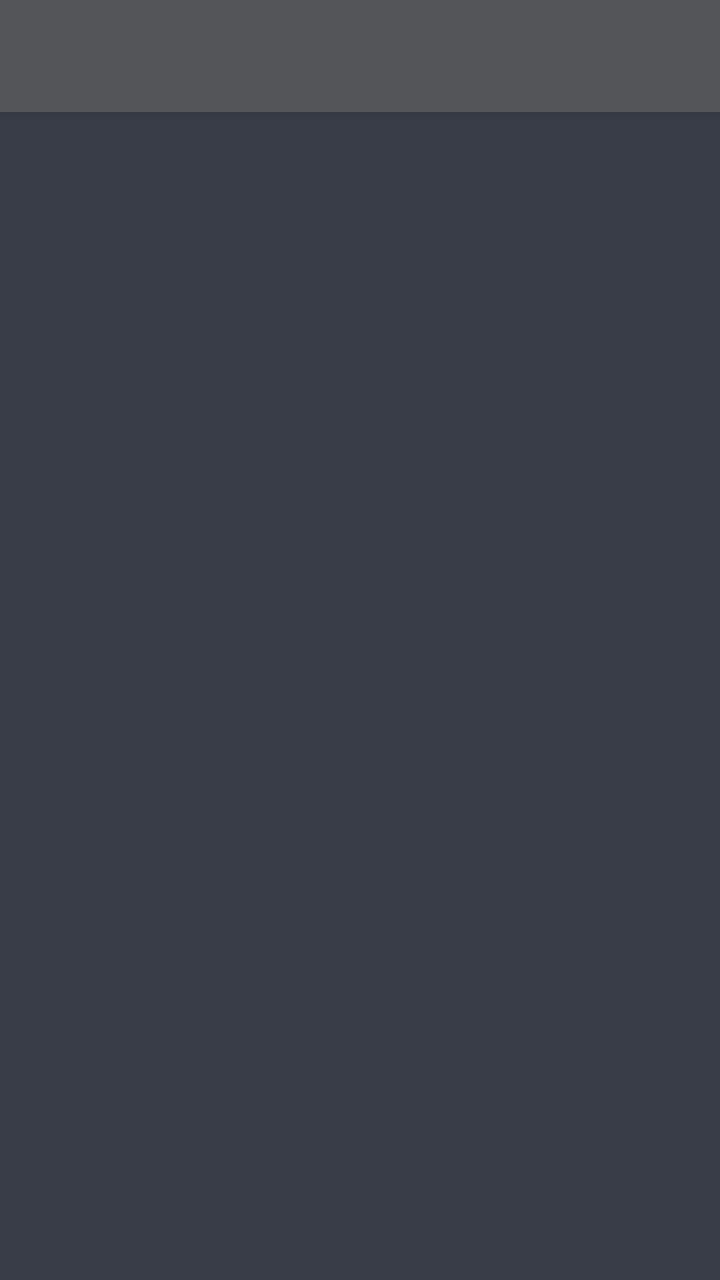
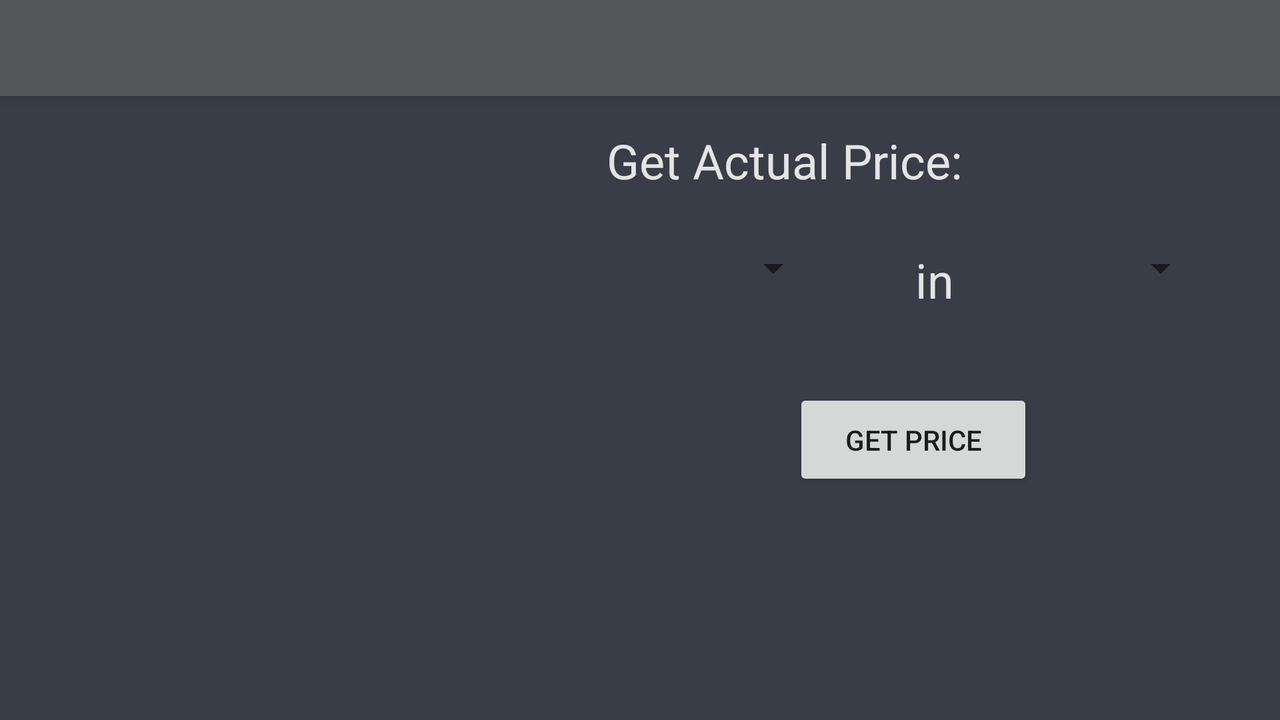

An Android layout and its configuration variant, each rendered on a device that would load it. The default file and the variant file are quoted in full after the pictures.
<!-- AndroidManifest.xml: application theme AppTheme -->
<!-- res/layout/activity_main.xml -->
<?xml version="1.0" encoding="utf-8"?>
<FrameLayout xmlns:android="http://schemas.android.com/apk/res/android"
    android:layout_height="match_parent"
    android:layout_width="match_parent"
    android:background="#393D48"
    android:id="@+id/mainActivityContainer">
    <include
        android:id="@+id/include2"
        layout="@layout/toolbar_main" />
</FrameLayout>
<!-- res/layout/toolbar_main.xml (included above) -->
<?xml version="1.0" encoding="utf-8"?>
<android.support.v7.widget.Toolbar
    xmlns:android="http://schemas.android.com/apk/res/android"
    android:id="@+id/toolbar"
    android:layout_width="match_parent"
    android:layout_height="wrap_content"
    style="@style/HeaderBar"
    android:minHeight="?attr/actionBarSize"
    android:theme="@style/ThemeOverlay.AppCompat.Dark.ActionBar"
    android:elevation="4dp"
    android:label="Crypto-Value" />
<!-- resources referenced by this layout -->
<resources>
  <style name="HeaderBar">
          <item name="android:background">#54575A</item>
      </style>
  <style name="AppTheme" parent="Theme.AppCompat.Light.NoActionBar">
  
          <item name="colorPrimary">@color/colorPrimary</item>
          <item name="colorPrimaryDark">@color/colorPrimaryDark</item>
          <item name="colorAccent">@color/colorAccent</item>
      </style>
  <color name="colorPrimary">#393D48</color>
  <color name="colorPrimaryDark">#242424</color>
  <color name="colorAccent">#E4E4E4</color>
</resources>
<!-- res/layout-land/activity_main.xml (the repository's variant of the layout above) -->
<!-- drawn on the phone turned sideways -->
<?xml version="1.0" encoding="utf-8"?>
<android.support.constraint.ConstraintLayout xmlns:android="http://schemas.android.com/apk/res/android"
    xmlns:app="http://schemas.android.com/apk/res-auto"
    xmlns:tools="http://schemas.android.com/tools"
    android:layout_width="match_parent"
    android:id="@+id/main_layout"
    android:layout_height="match_parent"
    tools:context=".MainActivity"
    android:background="#393D48">

    <include
        android:id="@+id/include2"
        layout="@layout/toolbar_main"
        app:layout_constraintEnd_toEndOf="parent"
        app:layout_constraintStart_toStartOf="parent"
        app:layout_constraintTop_toTopOf="parent" />

    <Spinner
        android:id="@+id/coinSpinner"
        android:layout_width="wrap_content"
        android:layout_height="50dp"
        android:layout_marginStart="8dp"
        android:layout_marginTop="8dp"
        android:layout_marginEnd="8dp"
        android:layout_marginBottom="8dp"
        android:popupBackground="#54575A"
        android:textColor="#E4E4E4"
        app:layout_constraintBottom_toBottomOf="parent"
        app:layout_constraintEnd_toEndOf="parent"
        app:layout_constraintHorizontal_bias="0.616"
        app:layout_constraintStart_toStartOf="parent"
        app:layout_constraintTop_toTopOf="parent"
        app:layout_constraintVertical_bias="0.344" />

    <Button
        android:id="@+id/getPriceButton"
        android:layout_width="120dp"
        android:layout_height="51dp"
        android:layout_marginStart="8dp"
        android:layout_marginTop="8dp"
        android:layout_marginEnd="8dp"
        android:layout_marginBottom="8dp"
        android:onClick="onClick"
        android:text="@string/get_price"
        app:layout_constraintBottom_toBottomOf="parent"
        app:layout_constraintEnd_toEndOf="parent"
        app:layout_constraintHorizontal_bias="0.771"
        app:layout_constraintStart_toStartOf="parent"
        app:layout_constraintTop_toTopOf="parent"
        app:layout_constraintVertical_bias="0.636" />

    <ImageView
        android:id="@+id/imageView"
        android:layout_width="261dp"
        android:layout_height="246dp"
        android:layout_marginStart="8dp"
        android:layout_marginTop="8dp"
        android:layout_marginEnd="8dp"
        app:layout_constraintEnd_toEndOf="parent"
        app:layout_constraintHorizontal_bias="0.019"
        app:layout_constraintStart_toStartOf="parent"
        app:layout_constraintTop_toBottomOf="@+id/include2"
        app:srcCompat="@drawable/crypto" />

    <Spinner
        android:id="@+id/currencySpinner"
        android:layout_width="wrap_content"
        android:layout_height="50dp"
        android:layout_marginStart="8dp"
        android:layout_marginTop="8dp"
        android:layout_marginEnd="8dp"
        android:layout_marginBottom="8dp"
        android:popupBackground="#54575A"
        android:textColor="#E4E4E4"
        app:layout_constraintBottom_toBottomOf="parent"
        app:layout_constraintEnd_toEndOf="parent"
        app:layout_constraintHorizontal_bias="0.952"
        app:layout_constraintStart_toStartOf="parent"
        app:layout_constraintTop_toTopOf="parent"
        app:layout_constraintVertical_bias="0.344" />

    <TextView
        android:id="@+id/priceTextView"
        android:layout_width="wrap_content"
        android:layout_height="40dp"
        android:layout_marginStart="8dp"
        android:layout_marginTop="16dp"
        android:layout_marginEnd="8dp"
        android:text="@string/get_actual_price"
        android:textColor="#E4E4E4"
        android:textSize="24sp"
        app:layout_constraintEnd_toEndOf="parent"
        app:layout_constraintHorizontal_bias="0.113"
        app:layout_constraintStart_toEndOf="@+id/imageView"
        app:layout_constraintTop_toBottomOf="@+id/include2" />

    <TextView
        android:id="@+id/inTextView"
        android:layout_width="20dp"
        android:layout_height="40dp"
        android:layout_marginStart="8dp"
        android:layout_marginTop="8dp"
        android:layout_marginEnd="8dp"
        android:layout_marginBottom="8dp"
        android:text="@string/in"
        android:textColor="#E4E4E4"
        android:textSize="24sp"
        app:layout_constraintBottom_toTopOf="@+id/getPriceButton"
        app:layout_constraintEnd_toStartOf="@+id/currencySpinner"
        app:layout_constraintHorizontal_bias="0.357"
        app:layout_constraintStart_toEndOf="@+id/coinSpinner"
        app:layout_constraintTop_toTopOf="parent"
        app:layout_constraintVertical_bias="0.836" />

</android.support.constraint.ConstraintLayout>
<!-- resources referenced by the variant -->
<!-- as the phone turned sideways resolves them -->
<resources>
  <string name="get_actual_price">Get Actual Price:</string>
  <string name="get_price">Get Price</string>
  <string name="in">in</string>
  <style name="HeaderBar">
          <item name="android:background">#54575A</item>
      </style>
  <style name="AppTheme" parent="Theme.AppCompat.Light.NoActionBar">
  
          <item name="colorPrimary">@color/colorPrimary</item>
          <item name="colorPrimaryDark">@color/colorPrimaryDark</item>
          <item name="colorAccent">@color/colorAccent</item>
      </style>
  <color name="colorPrimary">#393D48</color>
  <color name="colorPrimaryDark">#242424</color>
  <color name="colorAccent">#E4E4E4</color>
</resources>
